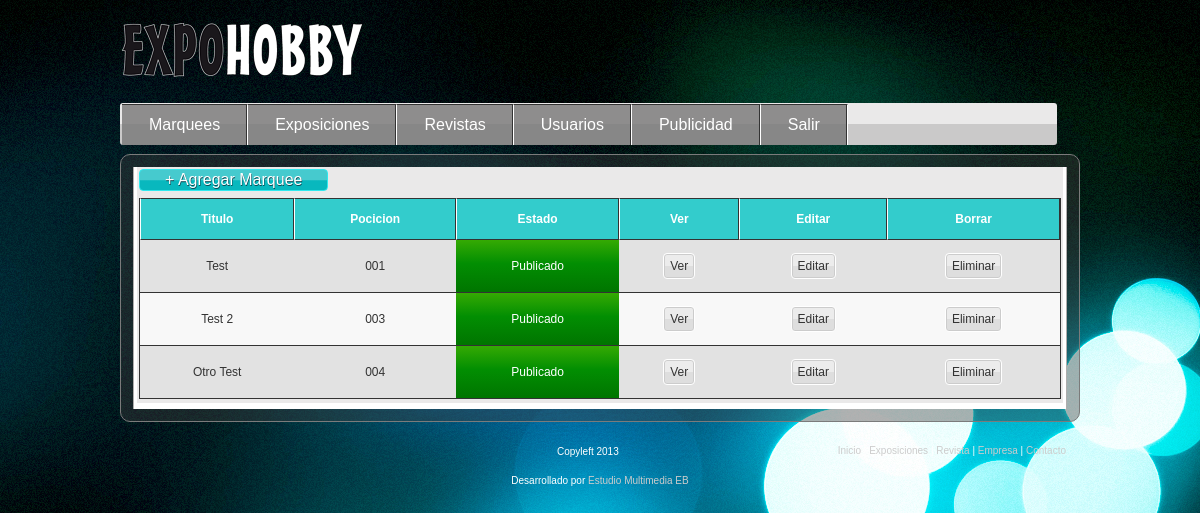
Page /listado_marquees.php (signed in) on the committed database.
### tables this page shows
CREATE TABLE IF NOT EXISTS `marquee` (
  `id` smallint(3) unsigned zerofill NOT NULL AUTO_INCREMENT,
  `title` varchar(60) DEFAULT NULL,
  `small_image` varchar(150) DEFAULT NULL,
  `big_image` varchar(150) DEFAULT NULL,
  `queue` smallint(3) unsigned zerofill DEFAULT NULL,
  `description` mediumtext,
  `status` varchar(15) DEFAULT NULL,
  `type_marquee` varchar(15) DEFAULT NULL,
  PRIMARY KEY (`id`)
);

### class/Marquee.php (the view, shortened to what this page needs)
<?php
class Marquee
{
	public function getMarquees()
	{
		$mysqli = DataBase::connex();
		$query = '
			SELECT * FROM
				marquee
			ORDER BY
				queue
		';
		$result = $mysqli->query($query);
		if($result->num_rows > 0){
			while ($row = $result->fetch_assoc())
			{
				$marquee['id'] = $row['id'];
				$marquee['title'] = $row['title'];
				$marquee['small_image'] = $row['small_image'];
				$marquee['big_image'] = $row['big_image'];
				$marquee['queue'] = $row['queue'];
				$marquee['description'] = $row['description'];
				$marquee['type_marquee'] = $row['type_marquee'];
				$marquee['status'] = $row['status'];
				$marquees[] = $marquee;
			}
			$rows = $this->format_list_marquee($marquees);
	    return $rows;
		}else{
			return false;
		}
	}
	private function format_list_marquee($list){
		$rows = '';
		foreach ($list as $marquee) {
			$rows .= '<tr>';
				$rows .= '<td>'.$marquee['title'].'</td>';
				$rows .= '<td>'.$marquee['queue'].'</td>';
				if($marquee['status']=="Publicado"){
						$rows .= '<td class="statusB">'.$marquee['status'].'</td>';
				}else{
					$rows .= '<td class="statusM">'.$marquee['status'].'</td>';
				}
				$rows .= '<td>';
					$rows .= '<form id="marquee_ver" action="ver_marquee.php" method="POST">';
						$rows .= '<input type="hidden" name="id" value="'.$marquee['id'].'"/>';
						$rows .= '<input id="btn_marquee_ver" class="btn-classic" type="submit" value="Ver" name="btn_marquee_ver" />';
					$rows .= '</form>';
				$rows .= '</td>';
				$rows .= '<td>';
					$rows .= '<form id="marquee_editar" action="editar_marquee.php" method="POST">';
						$rows .= '<input type="hidden" name="id" value="'.$marquee['id'].'"/>';
						$rows .= '<input id="btn_marquee_editar" class="btn-classic" type="submit" value="Editar" name="btn_marquee_editar" />';
					$rows .= '</form>';
				$rows .= '</td>';
				$rows .= '<td>';
				$rows .= '<a href="#modal_confirmation_'.$marquee['id'].'" class="btn-classic eliminar_marquee">Eliminar</a>';
					$rows .= '<div id="modal_confirmation_'.$marquee['id'].'" class="zoom-anim-dialog mfp-hide modal_confirmation">';
						$rows .= '<h3>Eliminar Marquee</h3>';
						$rows .= '<p>Estas seguro que deceas elimiar este Marquee?</p>';
						$rows .= '<form id="marquee_eliminar" action="controllers.php" method="POST">';
							$rows .= '<input type="hidden" name="id" value="'.$marquee['id'].'"/>';
							$rows .= '<input id="btn_cancelar" class="btn-classic" type="button" value="Cancelar" name="btn_cancelar" />';
							$rows .= '<input id="btn_marquee_eliminar" class="btn-classic" type="submit" value="Eliminar" name="btn_marquee_eliminar" />';
						$rows .= '</form>';
					$rows .= '</div>';
				$rows .= '</td>';
			$rows .= '</tr>';
		}
		return $rows;
	}
}
?>

### css/estilo.css (style rules this page uses)
body { width:960px; margin:15px auto; font-family: Arial, "MS Trebuchet", sans-serif; color:#333; background:url(../imagenes/blue_blue_puff.jpg) no-repeat scroll 0 0 #000; }
a { text-decoration:none; }
.btn-classic { background: #ececec; background: -moz-linear-gradient(top, #ececec 50%, #dedede 51%, #dedede 100%); background: -webkit-gradient(linear, left top, left bottom, color-stop(50%,#ececec), color-stop(51%,#dedede), color-stop(100%,#dedede)); background: -webkit-linear-gradient(top, #ececec 50%,#dedede 51%,#dedede 100%); background: -o-linear-gradient(top, #ececec 50%,#dedede 51%,#dedede 100%); background: -ms-linear-gradient(top, #ececec 50%,#dedede 51%,#dedede 100%); background: linear-gradient(to bottom, #ececec 50%,#dedede 51%,#dedede 100%); filter: progid:DXImageTransform.Microsoft.gradient( startColorstr='#ececec', endColorstr='#dedede',GradientType=0 ); -moz-box-shadow: 0px 0px 0px 1px #CCC; -webkit-box-shadow: 0px 0px 0px 1px #CCC; box-shadow: inset 0px 0px 0px 1px #CCC; -webkit-border-radius: 4px; -moz-border-radius: 4px; border-radius: 4px; border:#FFF solid thin; color:#333; padding: 5px 6px; text-decoration:none; font-weight:400; margin:2px 0px 2px 16px; font-size: 12px !important; display:inline-block; position:relative; }
.tb tr:nth-child(2n+1) { background:#F8F8F8; }
.tb tr:nth-child(2n+0) { background:#E2E2E2; }
.statusB { background: #35aa03; background: -moz-linear-gradient(top, #35aa03 0%, #028e02 45%, #007500 100%); background: -webkit-gradient(linear, left top, left bottom, color-stop(0%,#35aa03), color-stop(45%,#028e02), color-stop(100%,#007500)); background: -webkit-linear-gradient(top, #35aa03 0%,#028e02 45%,#007500 100%); background: -o-linear-gradient(top, #35aa03 0%,#028e02 45%,#007500 100%); background: -ms-linear-gradient(top, #35aa03 0%,#028e02 45%,#007500 100%); background: linear-gradient(to bottom, #35aa03 0%,#028e02 45%,#007500 100%); filter: progid:DXImageTransform.Microsoft.gradient( startColorstr='#35aa03', endColorstr='#007500',GradientType=0 ); color:#FFF; }
.tb tr { -webkit-transition-property: all; -webkit-transition-duration: 1s; -webkit-transition-timing-function: ease; -webkit-transition-delay: 0.2s; -o-transition-property: all; -o-transition-duration: 1s; -o-transition-timing-function: ease; -o-transition-delay: 0.2s; transition-property: all; transition-duration: 1s; transition-timing-function: ease; transition-delay: 0.2s; }
.tb td { border:none; padding:13px; text-align:center; border-bottom:#333 solid thin; margin:0px !important; }
td .btn-classic { margin:0px !important; }

### rows in the picture
marquee: title "Test", queue "001", status "Publicado"
marquee: title "Test 2", queue "003", status "Publicado"
marquee: title "Otro Test", queue "004", status "Publicado"
